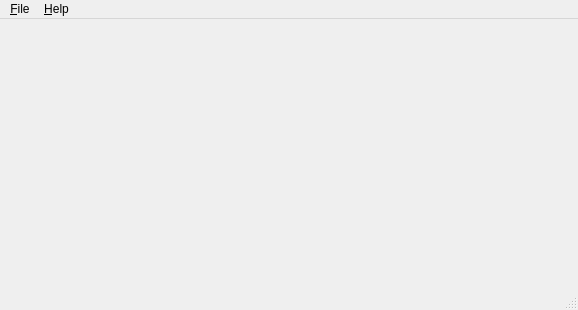
<ui version="4.0" >
 <class>MainWindow</class>
 <widget class="QMainWindow" name="MainWindow" >
  <property name="geometry" >
   <rect>
    <x>0</x>
    <y>0</y>
    <width>578</width>
    <height>310</height>
   </rect>
  </property>
  <property name="windowTitle" >
   <string>Python Listener</string>
  </property>
  <widget class="QWidget" name="centralwidget" />
  <widget class="QMenuBar" name="uiMenuBar" >
   <property name="geometry" >
    <rect>
     <x>0</x>
     <y>0</y>
     <width>578</width>
     <height>19</height>
    </rect>
   </property>
   <widget class="QMenu" name="menu_Help" >
    <property name="title" >
     <string>&amp;Help</string>
    </property>
    <addaction name="uiAboutACT" />
   </widget>
   <widget class="QMenu" name="uiFileMENU" >
    <property name="title" >
     <string>&amp;File</string>
    </property>
    <addaction name="uiCloseACT" />
    <addaction name="uiSaveAsACT" />
    <addaction name="separator" />
    <addaction name="uiNewScripACT" />
    <addaction name="uiOpenScriptACT" />
    <addaction name="uiRunScriptACT" />
   </widget>
   <addaction name="uiFileMENU" />
   <addaction name="menu_Help" />
  </widget>
  <widget class="QStatusBar" name="statusbar" />
  <action name="uiSaveLogACT" >
   <property name="text" >
    <string>&amp;Save Log...</string>
   </property>
  </action>
  <action name="uiDebugLevel0ACT" >
   <property name="checkable" >
    <bool>true</bool>
   </property>
   <property name="text" >
    <string>Level 0</string>
   </property>
  </action>
  <action name="uiDebugLevel1ACT" >
   <property name="checkable" >
    <bool>true</bool>
   </property>
   <property name="text" >
    <string>Level 1</string>
   </property>
  </action>
  <action name="uiDebugLevel2ACT" >
   <property name="checkable" >
    <bool>true</bool>
   </property>
   <property name="text" >
    <string>Level 2</string>
   </property>
  </action>
  <action name="uiDebugLevel3ACT" >
   <property name="checkable" >
    <bool>true</bool>
   </property>
   <property name="text" >
    <string>Level 3</string>
   </property>
  </action>
  <action name="uiDebugLevel0ACT" >
   <property name="text" >
    <string>Level &amp;0</string>
   </property>
  </action>
  <action name="uiDebugLevel1ACT" >
   <property name="text" >
    <string>Level &amp;1</string>
   </property>
  </action>
  <action name="uiDebugLevel2ACT" >
   <property name="text" >
    <string>Level &amp;2</string>
   </property>
  </action>
  <action name="uiDebugLevel3ACT" >
   <property name="text" >
    <string>Level &amp;3</string>
   </property>
  </action>
  <action name="uiClearLogACT" >
   <property name="text" >
    <string>&amp;Clear Log</string>
   </property>
  </action>
  <action name="uiNewScriptACT" >
   <property name="text" >
    <string>&amp;New Script</string>
   </property>
  </action>
  <action name="uiOpenScriptACT" >
   <property name="text" >
    <string>&amp;Open Script...</string>
   </property>
  </action>
  <action name="uiRunScriptACT" >
   <property name="text" >
    <string>&amp;Run Script...</string>
   </property>
  </action>
  <action name="action_Close" >
   <property name="text" >
    <string>&amp;Close</string>
   </property>
  </action>
  <action name="uiCloseACT" >
   <property name="text" >
    <string>C&amp;lose</string>
   </property>
  </action>
  <action name="uiSaveAsACT" >
   <property name="text" >
    <string>&amp;Save as...</string>
   </property>
  </action>
  <action name="uiNewScripACT" >
   <property name="text" >
    <string>&amp;New Script...</string>
   </property>
  </action>
  <action name="uiOpenScriptACT" >
   <property name="text" >
    <string>&amp;Open Script...</string>
   </property>
  </action>
  <action name="uiRunScriptACT" >
   <property name="text" >
    <string>&amp;Run Script...</string>
   </property>
  </action>
  <action name="uiAboutACT" >
   <property name="text" >
    <string>&amp;About BlurPython...</string>
   </property>
  </action>
 </widget>
 <resources/>
 <connections/>
</ui>
